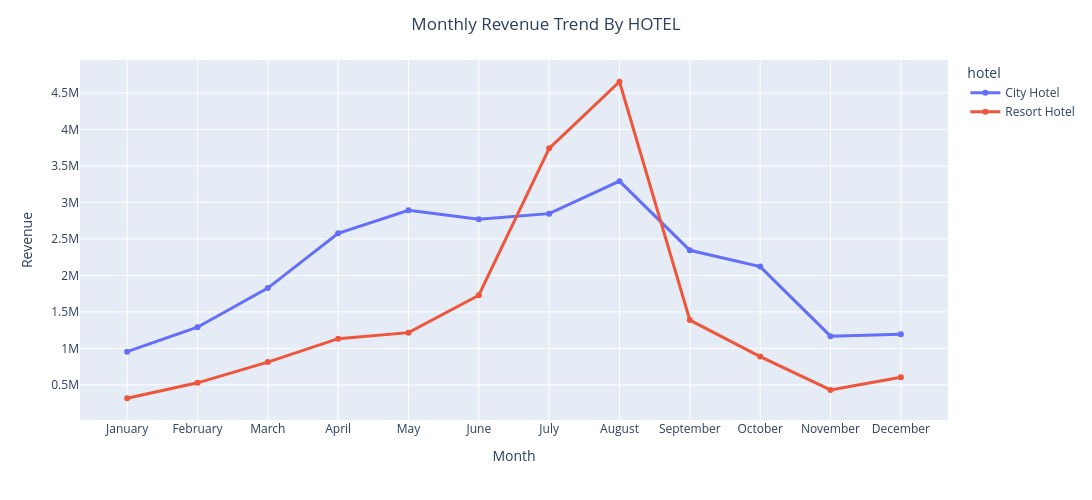

The cell this chart's notebook holds for it:
### Code cell
fig = px.line(
    month_rev_hotel,
    x = 'arrival_date_month',
    y = 'revenue',
    color='hotel',
    markers=True
    
)

fig.update_layout(
    title = 'Monthly Revenue Trend By HOTEL',
    title_x = 0.5,
    xaxis_title = 'Month',
    yaxis_title = 'Revenue',
    width=1100,
    height=500
    
)

fig.update_traces(
    line_width= 3,
    
    
)

fig.show()

### Figure 1 — Plotly figure (JSON) as saved in the notebook; plotly's stock layout.template omitted (floating-point values rounded to 4 significant figures)
{"data": [{"hovertemplate": "hotel=City Hotel<br>arrival_date_month=%{x}<br>revenue=%{y}<extra></extra>", "legendgroup": "City Hotel", "line": {"color": "#636efa", "dash": "solid", "width": 3}, "marker": {"symbol": "circle"}, "mode": "lines+markers", "name": "City Hotel", "orientation": "v", "showlegend": true, "type": "scatter", "x": ["January", "February", "March", "April", "May", "June", "July", "August", "September", "October", "November", "December"], "xaxis": "x", "y": [955700.0, 1290000.0, 1827000.0, 2577000.0, 2892000.0, 2771000.0, 2846000.0, 3292000.0, 2344000.0, 2121000.0, 1168000.0, 1195000.0], "yaxis": "y"}, {"hovertemplate": "hotel=Resort Hotel<br>arrival_date_month=%{x}<br>revenue=%{y}<extra></extra>", "legendgroup": "Resort Hotel", "line": {"color": "#EF553B", "dash": "solid", "width": 3}, "marker": {"symbol": "circle"}, "mode": "lines+markers", "name": "Resort Hotel", "orientation": "v", "showlegend": true, "type": "scatter", "x": ["January", "February", "March", "April", "May", "June", "July", "August", "September", "October", "November", "December"], "xaxis": "x", "y": [317400.0, 528800.0, 812400.0, 1133000.0, 1216000.0, 1729000.0, 3741000.0, 4653000.0, 1388000.0, 888200.0, 432000.0, 605100.0], "yaxis": "y"}], "layout": {"height": 500, "legend": {"title": {"text": "hotel"}, "tracegroupgap": 0}, "margin": {"t": 60}, "title": {"text": "Monthly Revenue Trend By HOTEL", "x": 0.5}, "width": 1100, "xaxis": {"anchor": "y", "domain": [0, 1], "title": {"text": "Month"}}, "yaxis": {"anchor": "x", "domain": [0, 1], "title": {"text": "Revenue"}}}}
